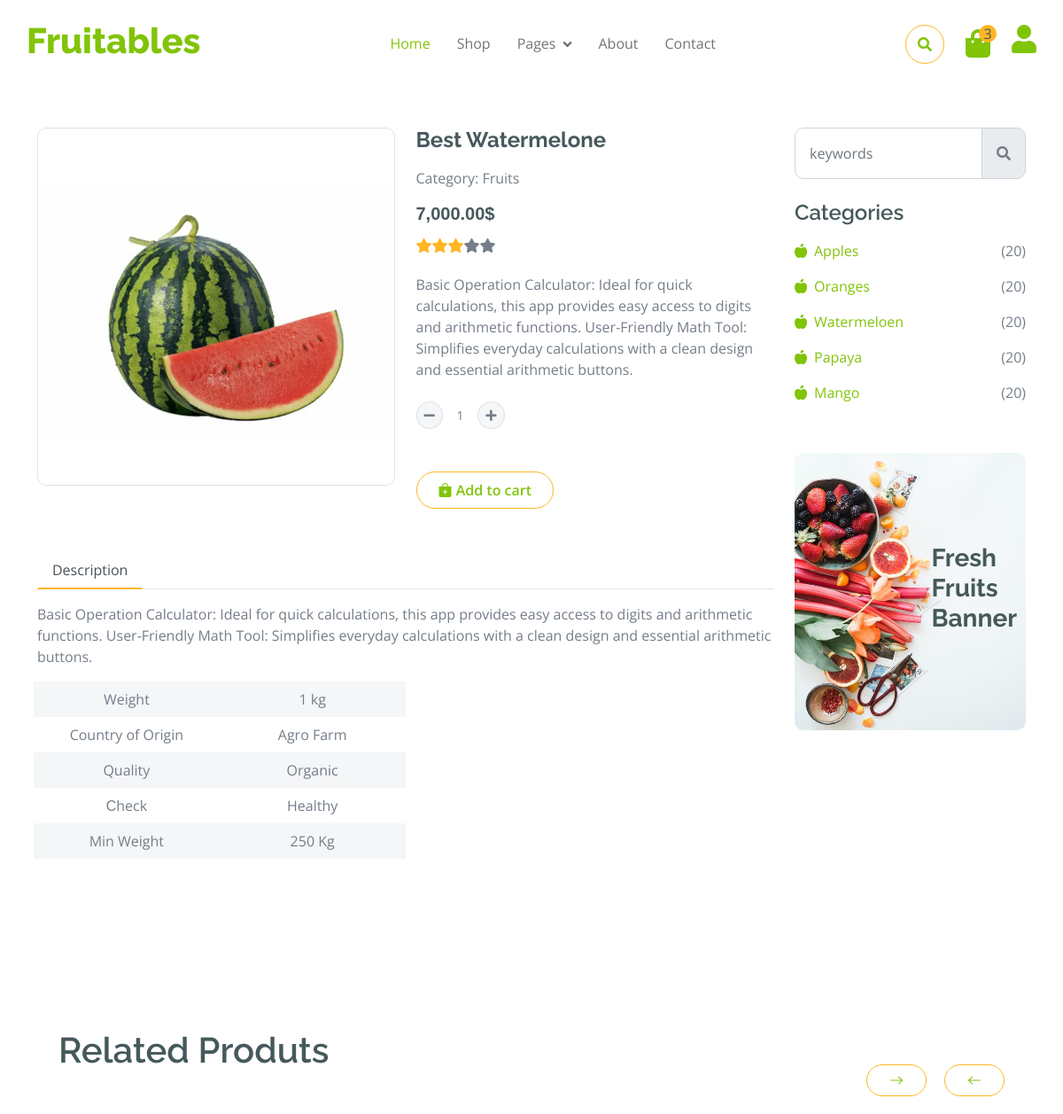
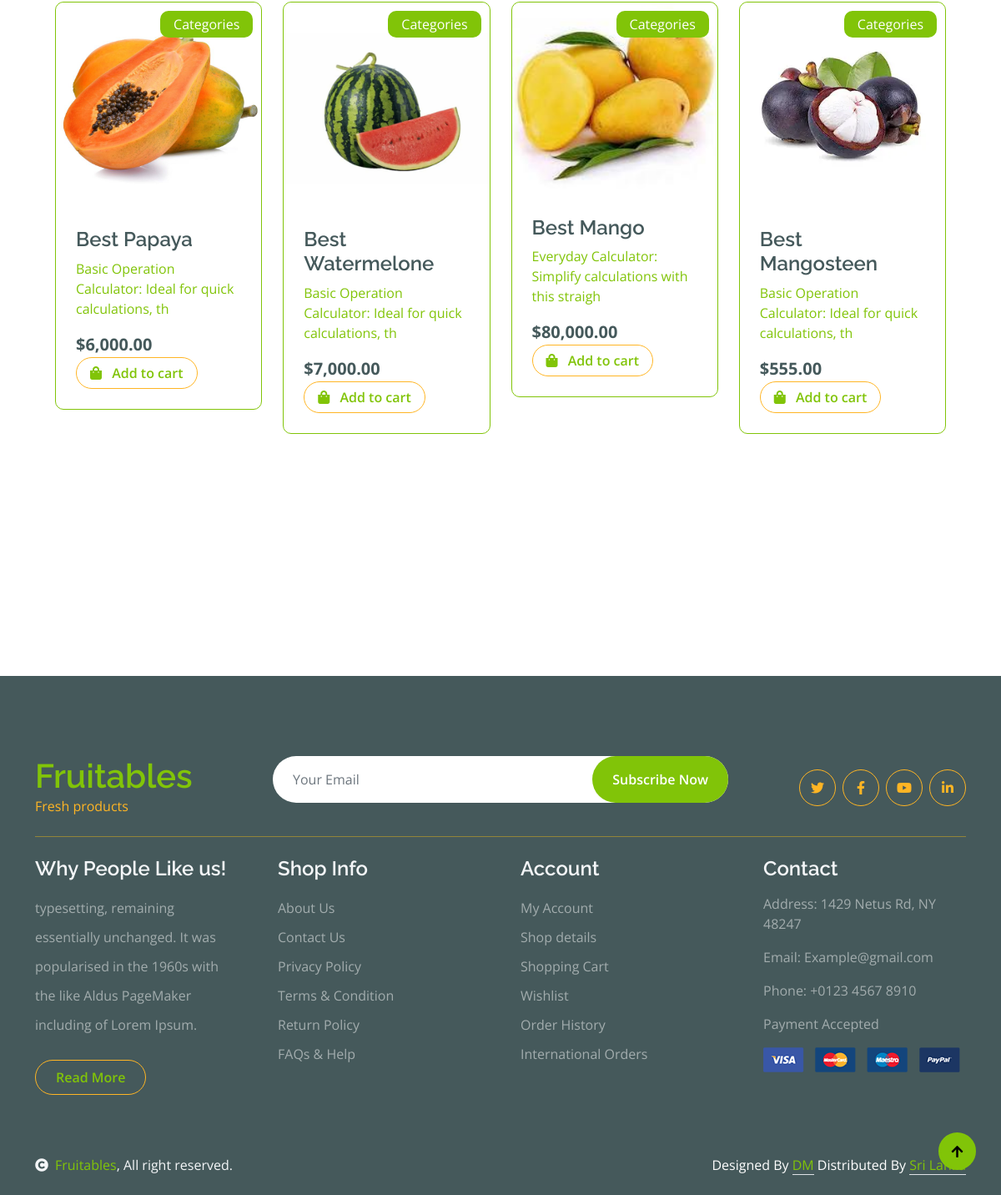
The page /singleProductView.php?product=2 on the database its author committed (2 pictures, top to bottom).
### tables this page shows
CREATE TABLE IF NOT EXISTS `product` (
  `id` int NOT NULL AUTO_INCREMENT,
  `name` varchar(45) DEFAULT NULL,
  `description` text,
  `img` text,
  `brand_brand_id` int DEFAULT NULL,
  `category_cat_id` int DEFAULT NULL,
  `qty` int DEFAULT NULL,
  `color_color_id` int DEFAULT NULL,
  `status` int DEFAULT (1),
  `product_id` int DEFAULT NULL,
  `price` double DEFAULT NULL,
  PRIMARY KEY (`id`),
  KEY `fk_product_brand1_idx` (`brand_brand_id`),
  KEY `fk_product_category1_idx` (`category_cat_id`),
  KEY `fk_product_color1_idx` (`color_color_id`),
  KEY `FK_product_stock` (`product_id`),
  KEY `fk_product_size1_idx` (`qty`) USING BTREE
);

### connection.php (called while the page is built, shortened)
<?php
class Database
{
    public static $connection;
    public static function setUpconnection()
    {
        if (!isset(Database::$connection)) {
            Database::$connection = new mysqli("localhost", "root", "Dushan2006#**", "fruitables", "3306");
        }
    }
    public static function search($q)
    {
        $resultset =  Database::$connection->query($q);
        return $resultset;
    }
}

### singleProductView.php (the view, shortened to what this page needs)
<?php
include "connection.php";
$stockId = $_GET["product"];
$rs = Database::search("SELECT * FROM `product` WHERE `id`='$stockId'");
$data = $rs->fetch_assoc();
$imagePath = 'http://localhost/myeshop/' . $data['img'];
$productName = htmlspecialchars($data['name']);
$productDescription = htmlspecialchars($data['description']);
$productPrice = number_format($data['price'], 2);
$productQty = htmlspecialchars($data['qty']);
?>
<!DOCTYPE html>
<html lang="en">
<head>
    <link rel="stylesheet" href="https://use.fontawesome.com/releases/v5.15.4/css/all.css" />
    <link href="https://cdn.jsdelivr.net/npm/bootstrap-icons@1.4.1/font/bootstrap-icons.css" rel="stylesheet">
    <link href="lib/lightbox/css/lightbox.min.css" rel="stylesheet">
    <link href="lib/owlcarousel/assets/owl.carousel.min.css" rel="stylesheet">
    <link href="css/bootstrap.min.css" rel="stylesheet">
    <link href="css/style.css" rel="stylesheet">
</head>
<body>
     <?php include "heder.php" ?>
    <div class="container-fluid py-5 mt-5">
        <div class="container py-5">
            <div class="row g-4 mb-5">
                <div class="col-lg-8 col-xl-9">
                    <div class="row g-4">
                        <div class="col-lg-6">
                            <div class="border rounded">
                                <a href="#">
                                    <img src="<?php echo $imagePath; ?>" class="img-fluid rounded" alt="Image">
                                </a>
                            </div>
                        </div>
                        <div class="col-lg-6">
                            <h4 class="fw-bold mb-3"> <?php echo $productName ?></h4>
                            <p class="mb-3">Category: Fruits</p>
                            <h5 class="mb-3 d-flex" style="font-family:Verdana, Geneva, Tahoma, sans-serif"> <?php echo $productPrice ?>$</h5>
                            <div class="d-flex mb-4">
                                <i class="fa fa-star text-secondary"></i>
                                <i class="fa fa-star text-secondary"></i>
                                <i class="fa fa-star text-secondary"></i>
                                <i class="fa fa-star "></i>
                                <i class="fa fa-star"></i>
                            </div>
                            <p class="mb-4"><?php echo $productDescription ?></p>
                            <div class="input-group quantity mb-5" style="width: 100px;">
                                <div class="input-group-btn">
                                    <button class="btn btn-sm btn-minus rounded-circle bg-light border">
                                        <i class="fa fa-minus"></i>
                                    </button>
                                </div>
                                <input type="text" class="form-control form-control-sm text-center border-0" value="1">
                                <div class="input-group-btn">
                                    <button class="btn btn-sm btn-plus rounded-circle bg-light border">
                                        <i class="fa fa-plus"></i>
                                    </button>
                                </div>
                            </div>
                            <a href="#" class="btn border border-secondary rounded-pill px-4 py-2 mb-4 text-primary"><i class="bi bi-bag-plus-fill"></i> Add to cart</a>
                        </div>
                        <div class="col-lg-12">
                            <nav>
                                <div class="nav nav-tabs mb-3">
                                    <button class="nav-link active border-white border-bottom-0" type="button" role="tab"
                                        id="nav-about-tab" data-bs-toggle="tab" data-bs-target="#nav-about"
                                        aria-controls="nav-about" aria-selected="true">Description</button>
                                </div>
                            </nav>
                            <div class="tab-content mb-5">
                                <div class="tab-pane active" id="nav-about" role="tabpanel" aria-labelledby="nav-about-tab">
                                    <p><?php echo $productDescription ?> </p>
                                    <div class="px-2">
                                        <div class="row g-4">
                                            <div class="col-6">
                                                <div class="row bg-light align-items-center text-center justify-content-center py-2">
                                                    <div class="col-6">
                                                        <p class="mb-0">Weight</p>
                                                    </div>
                                                    <div class="col-6">
                                                        <p class="mb-0">1 kg</p>
                                                    </div>
                                                </div>
                                                <div class="row text-center align-items-center justify-content-center py-2">
                                                    <div class="col-6">
                                                        <p class="mb-0">Country of Origin</p>
                                                    </div>
                                                    <div class="col-6">
                                                        <p class="mb-0">Agro Farm</p>
                                                    </div>
                                                </div>
                                                <div class="row bg-light text-center align-items-center justify-content-center py-2">
                                                    <div class="col-6">
                                                        <p class="mb-0">Quality</p>
                                                    </div>
                                                    <div class="col-6">
                                                        <p class="mb-0">Organic</p>
                                                    </div>
                                                </div>
                                                <div class="row text-center align-items-center justify-content-center py-2">
                                                    <div class="col-6">
                                                        <p class="mb-0">Сheck</p>
                                                    </div>
                                                    <div class="col-6">
                                                        <p class="mb-0">Healthy</p>
                                                    </div>
                                                </div>
                                                <div class="row bg-light text-center align-items-center justify-content-center py-2">
                                                    <div class="col-6">
                                                        <p class="mb-0">Min Weight</p>
                                                    </div>
                                                    <div class="col-6">
                                                        <p class="mb-0">250 Kg</p>
                                                    </div>
                                                </div>
                                            </div>
                                        </div>
                                    </div>
                                </div>
                            </div>
                        </div>
                    </div>
                </div>
                <div class="col-lg-4 col-xl-3">
                    <div class="row g-4 fruite">
                        <div class="col-lg-12">
                            <div class="input-group w-100 mx-auto d-flex mb-4">
                                <input type="search" class="form-control p-3" placeholder="keywords" aria-describedby="search-icon-1">
                                <span id="search-icon-1" class="input-group-text p-3"><i class="fa fa-search"></i></span>
                            </div>
                            <div class="mb-4">
                                <h4>Categories</h4>
                                <ul class="list-unstyled fruite-categorie">
                                    <li>
                                        <div class="d-flex justify-content-between fruite-name">
                                            <a href="singleProductView.php?product=7"><i class="fas fa-apple-alt me-2"></i>Apples</a>
                                            <span>(<?php echo $productQty; ?>)</span>
                                        </div>
                                    </li>
                                    <li>
                                        <div class="d-flex justify-content-between fruite-name">
                                            <a href="singleProductView.php?product=8"><i class="fas fa-apple-alt me-2"></i>Oranges</a>
                                            <span> (<?php echo $productQty; ?>) </span>
                                        </div>
                                    </li>
                                    <li>
                                        <div class="d-flex justify-content-between fruite-name">
                                            <a href="singleProductView.php?product=2"><i class="fas fa-apple-alt me-2"></i>Watermeloen</a>
                                            <span>(<?php echo $productQty; ?>)</span>
                                        </div>
                                    </li>
                                    <li>
                                        <div class="d-flex justify-content-between fruite-name">
                                            <a href="singleProductView.php?product=1"><i class="fas fa-apple-alt me-2"></i>Papaya</a>
                                            <span>(<?php echo $productQty; ?>)</span>
                                        </div>
                                    </li>
                                    <li>
                                        <div class="d-flex justify-content-between fruite-name">
                                            <a href="singleProductView.php?product=3"><i class="fas fa-apple-alt me-2"></i>Mango</a>
                                            <span>(<?php echo $productQty; ?>)</span>
                                        </div>
                                    </li>
                                </ul>
                            </div>
                        </div>
                        <div class="col-lg-12">
                            <div class="position-relative">
                                <img src="img/banner-fruits.jpg" class="img-fluid w-100 rounded" alt="">
                                <div class="position-absolute" style="top: 50%; right: 10px; transform: translateY(-50%);">
                                    <h3 class="text-sec ondary fw-bold">Fresh <br> Fruits <br> Banner</h3>
                                </div>
                            </div>
                        </div>
                    </div>
                </div>
            </div>
            <div class="container-fluid vesitable py-5">
                <div class="container py-5">
                    <h1 class="mb-0">Related Produts</h1>
                    <div class="owl-carousel vegetable-carousel justify-content-center">
                        <?php
                        $rs1 = Database::search("SELECT * FROM `product`");
                        $num1 = $rs1->num_rows;
                        for ($x = 0; $x < $num1; $x++) {
                            $data1 = $rs1->fetch_assoc();
                            $imagePath1 = 'http://localhost/myeshop/' . $data1['img'];
                            $productName1 = htmlspecialchars($data1['name']);
                            $productDescription1 = htmlspecialchars($data1['description']);
                            $productPrice1 = number_format($data1['price'], 2);
                            $productId1 = htmlspecialchars($data1['id']);
                        ?>
                            <div class="border border-primary rounded position-relative vesitable-item">
                                <a href="singleProductView.php?product=<?php echo $productId1; ?>">
                                    <div class="vesitable-img">
                                        <img src="<?php echo $imagePath1 ?>" class="img-fluid w-100 rounded-top" alt="">
                                    </div>
                                    <div class="text-white bg-primary px-3 py-1 rounded position-absolute" style="top: 10px; right: 10px;">Categories</div>
                                    <div class="p-4 rounded-bottom">
                                        <h4><?php echo $productName1 ?></h4>
                                        <p><?php echo mb_substr($productDescription1, 0, 60) ?></p>
                                        <div class="d-flex justify-content-between flex-lg-wrap">
                                            <p class="text-dark fs-5 fw-bold mb-0">$<?php echo $productPrice1 ?></p>
                                            <a href="" class="btn border border-secondary rounded-pill px-3 text-primary"><i class="fa fa-shopping-bag me-2 text-primary"></i> Add to cart</a>
                                        </div>
                                    </div>
                            </div>
                        <?php
                        }
                        ?>
                    </div>
                </div>
            </div>
        </div>
    </div>
     <?php include "footer.php"; ?>
    <?php include "copyright.php"; ?>
    <a href="#" class="btn btn-primary border-3 border-primary rounded-circle back-to-top"><i class="fa fa-arrow-up"></i></a>
</body>
</html>

### css/style.css (style rules this page uses)
.back-to-top { position: fixed; right: 30px; bottom: 30px; display: flex; width: 45px; height: 45px; align-items: center; justify-content: center; transition: 0.5s; z-index: 99; }
.btn { font-weight: 600; transition: .5s; }
.btn.border-secondary { transition: 0.5s; }
.fruite .fruite-categorie .fruite-name { line-height: 40px; }
.fruite .fruite-categorie .fruite-name a { transition: 0.5s; }
.vesitable .vesitable-item { height: 100%; transition: 0.5s; }
.vesitable .vesitable-item .vesitable-img { overflow: hidden; transition: 0.5s; border-radius: 10px 10px 0 0; }
.vesitable .vesitable-item .vesitable-img img { transition: 0.5s; }
.nav.nav-tabs .nav-link.active { border-bottom: 2px solid var(--bs-secondary) !important; }

### rows shown on the page
product: img (picture), name "Best Watermelone", price "7,000.00", description "Basic Operation Calculator: Ideal for quick calculations, this app provides easy access to digits and arithmetic functions. User-Friendly Math Tool: Simplifies everyday calculations with a clean design and essential arithmetic buttons.", qty "20", description "Basic Operation Calculator: Ideal for quick calculations, th"
product: img (picture), name "Best Papaya", description "Basic Operation Calculator: Ideal for quick calculations, th", price "6,000.00"
product: img (picture), name "Best Mango", description "Everyday Calculator: Simplify calculations with this straigh", price "80,000.00"
product: img (picture), name "Best Mangosteen", description "Basic Operation Calculator: Ideal for quick calculations, th", price "555.00"
